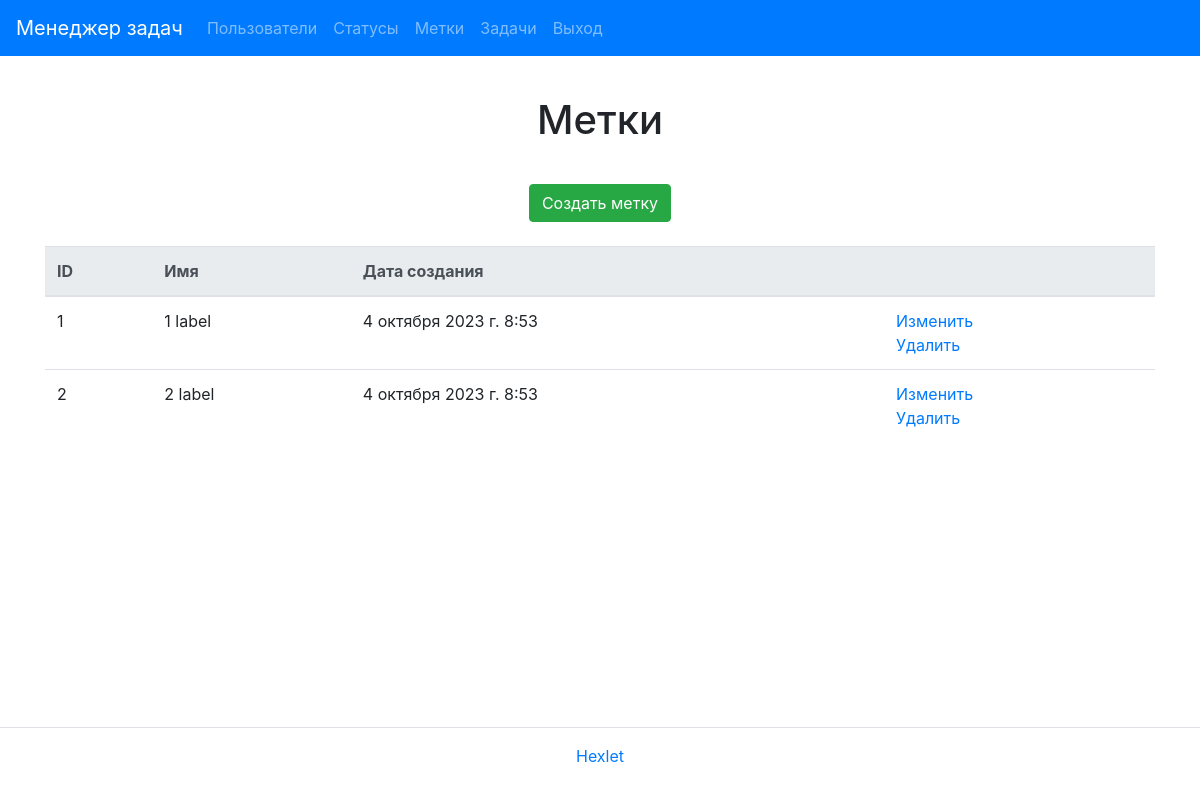
The page /labels/ (signed in) on the database as committed earlier.
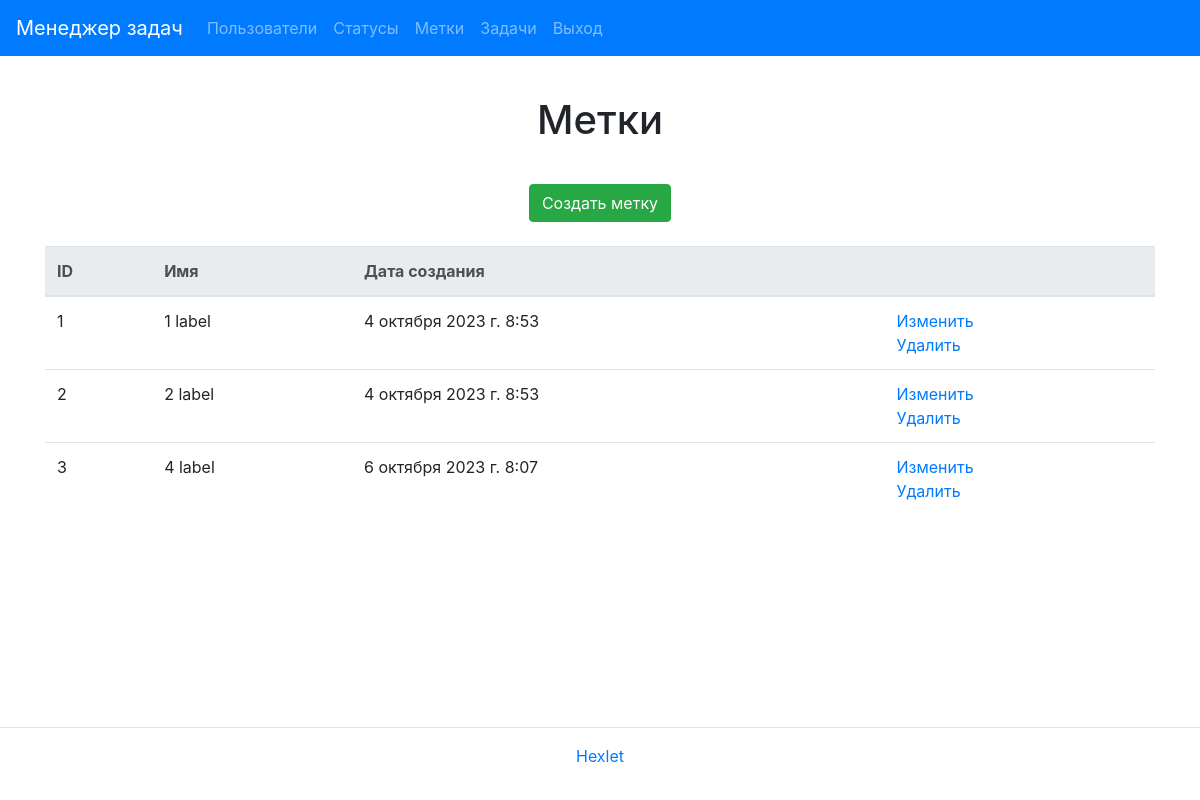
The same page on the database as committed later.
### task_manager/labels/models.py (models this page shows, shortened)
class Label(models.Model):
    name = models.CharField(
        _('Name'),
        max_length=30,
        blank=False,
        null=False,
        unique=True
    )
    created_at = models.DateTimeField(_("created_at"), default=timezone.now)
    class Meta:
        verbose_name = _('Label')
        verbose_name_plural = _('Labels')

### task_manager/labels/views.py (the view)
# urls.py: path('', LabelList.as_view(), name='label_index'),
class LabelList(UserLoginMixin, ListView):
    model = Label
    template_name = 'labels/index.html'
    context_object_name = 'labels'

### task_manager/templates/labels/index.html
{% extends "base.html" %}
{% load i18n %}
{% block title %}<h1 class="my-4 text-center">{% trans "Labels" %}</h1>{% endblock %}
{% block content %}
<div class="container">
  <div class="d-flex justify-content-center mt-3 mb-0">
    <a class="btn btn-success btn-md" href="{% url 'label_create' %}">{% trans "Create label" %}</a>
  </div>
  <table class="table table-lg-responsive table-hover mt-4">
    <thead class="thead-light">
        <tr>
            <th>{% trans "ID" %}</th>
            <th>{% trans "Name" %}</th>
            <th>{% trans "Creation date" %}</th>
            <th></th>
        </tr>
    </thead>
        {% if labels %}
        <tbody>
            {% for label in labels %}
            <tr>
                <td>{{ label.id }}</td>
                <td>{{ label.name }}</td>
                <td>{{ label.created_at }}</td>
                <td>
                    <a href="{% url 'label_update' label.id %}">{% trans "Modify" %}</a>
                    <br>
                    <a href="{% url 'label_delete' label.id %}">{% trans "Delete" %}</a>
                </td>
            </tr>
            {% endfor %}
        {% endif %}
        </tbody>
  </table>
</div>
{% endblock %}

Rows that differ between the two databases and show on the page:
added Label: id "3", name "4 label", created_at "6 октября 2023 г. 8:07"
